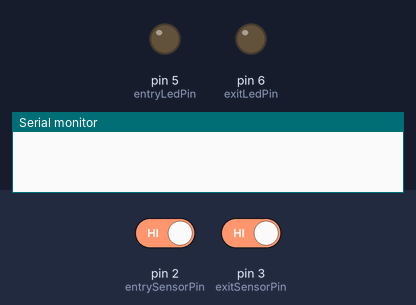
A sketch run on a simulated Arduino Uno, built with avr-gcc and run on an emulated ATmega328P. Parts: output pins drawn as LEDs (lit = HIGH), the last lines printed to the serial monitor. Dashed ring = blinking. The test bench sets the inputs (shaded band); at power-on: pin 2 (entrySensorPin) HIGH, pin 3 (exitSensorPin) HIGH.

Above: at 1.8 s.
1.9 s: pin 2 (entrySensorPin) driven LOW
At 3.7 s:
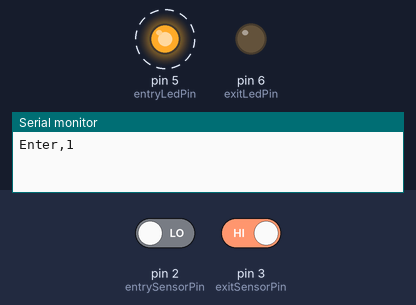
4.9 s: pin 3 (exitSensorPin) driven LOW
At 7.8 s:
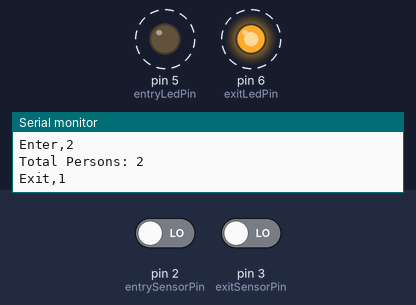
7.9 s: pin 2 (entrySensorPin) driven HIGH
At 9.1 s:
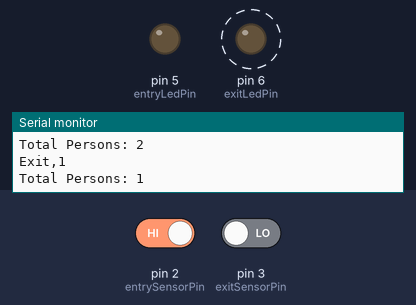
Timing chart, 0 to 12.5 s (numbered marks = the images above; inputs shaded):
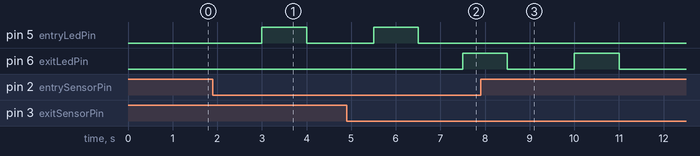

Measured:
- after the input at 1.9 s, pin 5 (entryLedPin): LOW → HIGH after 1.1 s, → LOW 1.0 s later
- after the input at 4.9 s, pin 6 (exitLedPin): LOW → HIGH after 2.6 s
- after the input at 7.9 s, pin 5 (entryLedPin): stops changing and stays LOW

The sketch:

entry_exit_ir_sensor.ino
```cpp
const int entrySensorPin = 2;
const int exitSensorPin = 3;
const int entryLedPin = 5;
const int exitLedPin = 6;

int entryCount = 0;
int exitCount = 0;
int totalPersons = 0;

void setup() {
  Serial.begin(9600);

  pinMode(entrySensorPin, INPUT);
  pinMode(exitSensorPin, INPUT);
  pinMode(entryLedPin, OUTPUT);
  pinMode(exitLedPin, OUTPUT);
}

void loop() {
  if (digitalRead(entrySensorPin) == LOW) {
    delay(1000); // Debounce delay
    entryCount++;
    totalPersons++;
    Serial.println("Enter," + String(entryCount));
    digitalWrite(entryLedPin, HIGH);
    delay(1000);
    digitalWrite(entryLedPin, LOW);
    printTotalPersons();
  }

  if (digitalRead(exitSensorPin) == LOW && exitCount < entryCount) {
    delay(1000); // Debounce delay
    exitCount++;
    totalPersons--;
    Serial.println("Exit," + String(exitCount));
    digitalWrite(exitLedPin, HIGH);
    delay(1000);
    digitalWrite(exitLedPin, LOW);
    printTotalPersons();
  }

  delay(500); // Adjust delay based on requirements
}

void printTotalPersons() {
  Serial.print("Total Persons: ");
  Serial.println(totalPersons);
}
```
